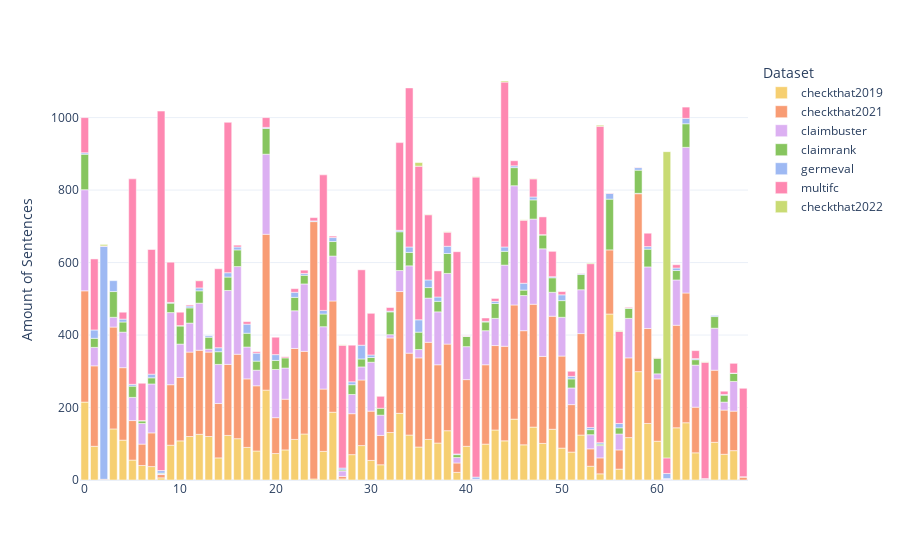
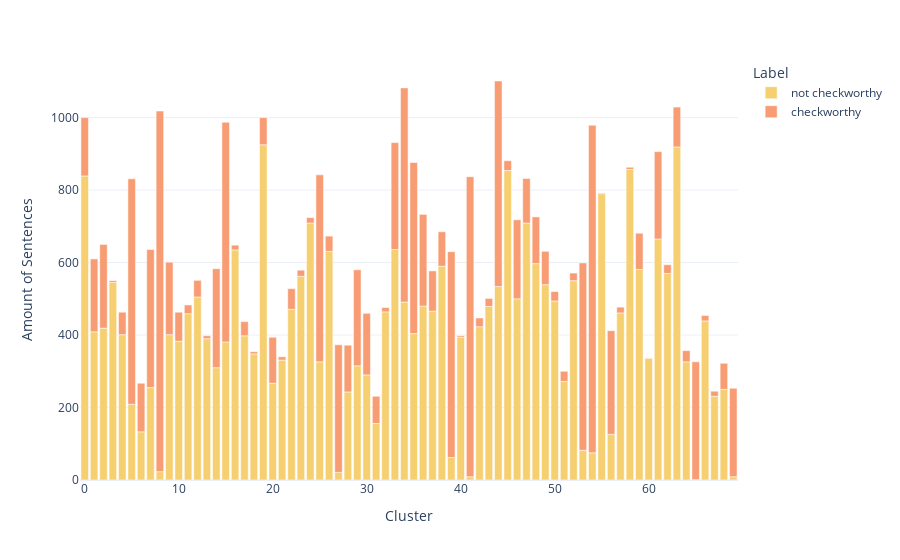

Write notebook code for charts like these, in order.
### Code cell
def plot_test_blend():
        visuals_path = '/home/sami/Claimspotting/Metadata/Visuals/'
        path = '/home/sami/Claimspotting/Datasets/Blended_Testset.csv'
        testset = pd.read_csv(path)
        color_scheme = ['rgb(246, 207, 113)',
                'rgb(248, 156, 116)',
                'rgb(220, 176, 242)',
                'rgb(135, 197, 95)',
                'rgb(158, 185, 243)',
                'rgb(254, 136, 177)',
                'rgb(201, 219, 116)',
                'rgb(139, 224, 164)',
                'rgb(180, 151, 231)',
                'rgb(102, 197, 204)',
                'rgb(179, 179, 179)']
        dct = {1:'checkworthy', 0:'not checkworthy'}
        df_label = testset.groupby(['cluster','Label']).size().reset_index().rename(columns={0:'count'})
        df_label['Label'] = df_label['Label'].apply(lambda x:dct[x])
        df_datasets = testset.groupby(['cluster','dataset']).size().reset_index().rename(columns={0:'count'})
        fig1 = px.bar(df_datasets, 
                x="cluster", 
                y="count", 
                color="dataset", 
                color_discrete_sequence= color_scheme, 
                template="plotly_white",
                orientation='v')
        fig1.update_layout({'xaxis_title':''})
        fig1.update_layout({'yaxis_title':'Amount of Sentences'})
        fig1.update_layout(legend=dict(title="Dataset"))
        fig2 = px.bar(df_label, 
                x="cluster", 
                y="count", 
                color="Label", 
                color_discrete_sequence= color_scheme, 
                template="plotly_white",
                orientation='v')
        fig2.update_layout(legend=dict(title="Label"))
        fig2.update_layout({'xaxis_title':'Cluster'})
        fig2.update_layout({'yaxis_title':'Amount of Sentences'})
        fig1.write_image(visuals_path + "PNG/BlendedTest_Datasets.png", scale=7)
        fig1.write_html(visuals_path + "HTML/BlendedTest_Datasets.html")
        fig2.write_image(visuals_path + "PNG/BlendedTest_Labels.png", scale=7)
        fig2.write_html(visuals_path + "HTML/BlendedTest_Labels.html")
        fig1.show()
        fig2.show()


plot_test_blend()

### Figure 1 — Plotly figure (JSON) as saved in the notebook; plotly's stock layout.template omitted (floating-point values rounded to 4 significant figures)
{"data": [{"alignmentgroup": "True", "hovertemplate": "dataset=checkthat2019<br>cluster=%{x}<br>count=%{y}<extra></extra>", "legendgroup": "checkthat2019", "marker": {"color": "rgb(246, 207, 113)", "pattern": {"shape": ""}}, "name": "checkthat2019", "offsetgroup": "checkthat2019", "orientation": "v", "showlegend": true, "textposition": "auto", "type": "bar", "x": [0, 1, 3, 4, 5, 6, 7, 8, 9, 10, 11, 12, 13, 14, 15, 16, 17, 18, 19, 20, 21, 22, 23, 24, 25, 26, 27, 28, 29, 30, 31, 32, 33, 34, 35, 36, 37, 38, 39, 40, 41, 42, 43, 44, 45, 46, 47, 48, 49, 50, 51, 52, 53, 54, 55, 56, 57, 58, 59, 60, 62, 63, 64, 66, 67, 68], "xaxis": "x", "y": [215, 93, 141, 110, 55, 40, 37, 6, 96, 108, 120, 126, 120, 61, 123, 114, 90, 80, 248, 73, 83, 112, 127, 3, 79, 187, 3, 70, 95, 54, 42, 131, 184, 124, 91, 112, 102, 136, 21, 93, 1, 99, 138, 108, 168, 97, 146, 101, 140, 88, 77, 124, 38, 17, 458, 30, 117, 299, 156, 107, 144, 158, 75, 104, 71, 81], "yaxis": "y"}, {"alignmentgroup": "True", "hovertemplate": "dataset=checkthat2021<br>cluster=%{x}<br>count=%{y}<extra></extra>", "legendgroup": "checkthat2021", "marker": {"color": "rgb(248, 156, 116)", "pattern": {"shape": ""}}, "name": "checkthat2021", "offsetgroup": "checkthat2021", "orientation": "v", "showlegend": true, "textposition": "auto", "type": "bar", "x": [0, 1, 2, 3, 4, 5, 6, 7, 8, 9, 10, 11, 12, 13, 14, 15, 16, 17, 18, 19, 20, 21, 22, 23, 24, 25, 26, 27, 28, 29, 30, 31, 32, 33, 34, 35, 36, 37, 38, 39, 40, 41, 42, 43, 44, 45, 46, 47, 48, 49, 50, 51, 52, 53, 54, 55, 56, 57, 58, 59, 60, 61, 62, 63, 64, 65, 66, 67, 68, 69], "xaxis": "x", "y": [307, 222, 2, 281, 200, 109, 59, 93, 9, 167, 175, 233, 232, 233, 150, 196, 233, 189, 180, 430, 99, 140, 251, 228, 710, 172, 307, 7, 113, 181, 136, 81, 261, 336, 226, 246, 268, 216, 239, 26, 184, 1, 219, 233, 261, 315, 315, 339, 240, 312, 254, 131, 280, 48, 44, 177, 53, 220, 491, 262, 172, 1, 283, 358, 126, 2, 199, 122, 109, 8], "yaxis": "y"}, {"alignmentgroup": "True", "hovertemplate": "dataset=claimbuster<br>cluster=%{x}<br>count=%{y}<extra></extra>", "legendgroup": "claimbuster", "marker": {"color": "rgb(220, 176, 242)", "pattern": {"shape": ""}}, "name": "claimbuster", "offsetgroup": "claimbuster", "orientation": "v", "showlegend": true, "textposition": "auto", "type": "bar", "x": [0, 1, 3, 4, 5, 6, 7, 8, 9, 10, 11, 12, 13, 14, 15, 16, 17, 18, 19, 20, 21, 22, 23, 25, 26, 27, 28, 29, 30, 31, 32, 33, 34, 35, 36, 37, 38, 39, 40, 42, 43, 44, 45, 46, 47, 48, 49, 50, 51, 52, 53, 54, 56, 57, 58, 59, 60, 61, 62, 63, 64, 66, 67, 68], "xaxis": "x", "y": [279, 51, 27, 98, 64, 57, 135, 2, 199, 92, 80, 130, 8, 108, 204, 242, 88, 43, 221, 133, 86, 104, 186, 172, 124, 15, 53, 36, 135, 56, 9, 58, 241, 23, 122, 146, 195, 15, 91, 94, 75, 224, 329, 97, 235, 297, 66, 107, 46, 121, 39, 34, 44, 109, 1, 170, 14, 2, 125, 402, 116, 116, 22, 82], "yaxis": "y"}, {"alignmentgroup": "True", "hovertemplate": "dataset=claimrank<br>cluster=%{x}<br>count=%{y}<extra></extra>", "legendgroup": "claimrank", "marker": {"color": "rgb(135, 197, 95)", "pattern": {"shape": ""}}, "name": "claimrank", "offsetgroup": "claimrank", "orientation": "v", "showlegend": true, "textposition": "auto", "type": "bar", "x": [0, 1, 3, 4, 5, 6, 7, 8, 9, 10, 11, 12, 13, 14, 15, 16, 17, 18, 19, 20, 21, 22, 23, 25, 26, 27, 28, 29, 30, 31, 32, 33, 34, 35, 36, 37, 38, 39, 40, 42, 43, 44, 45, 46, 47, 48, 49, 50, 51, 52, 53, 54, 55, 56, 57, 58, 59, 60, 61, 62, 63, 64, 66, 67, 68], "xaxis": "x", "y": [98, 25, 71, 28, 31, 7, 17, 2, 26, 50, 42, 34, 33, 35, 37, 46, 38, 25, 71, 25, 28, 37, 24, 35, 40, 3, 27, 22, 13, 19, 63, 107, 37, 48, 29, 29, 55, 8, 28, 24, 41, 38, 50, 15, 53, 38, 40, 46, 25, 42, 14, 4, 140, 17, 28, 64, 49, 43, 1, 26, 65, 15, 32, 19, 22], "yaxis": "y"}, {"alignmentgroup": "True", "hovertemplate": "dataset=germeval<br>cluster=%{x}<br>count=%{y}<extra></extra>", "legendgroup": "germeval", "marker": {"color": "rgb(158, 185, 243)", "pattern": {"shape": ""}}, "name": "germeval", "offsetgroup": "germeval", "orientation": "v", "showlegend": true, "textposition": "auto", "type": "bar", "x": [0, 1, 2, 3, 4, 5, 6, 7, 8, 9, 10, 11, 12, 13, 14, 15, 16, 17, 18, 19, 20, 22, 23, 24, 25, 26, 27, 28, 29, 30, 32, 33, 34, 35, 36, 37, 38, 39, 40, 41, 42, 43, 44, 45, 46, 47, 48, 49, 50, 51, 52, 53, 54, 55, 56, 57, 58, 59, 61, 62, 63, 64, 65, 66, 67, 68, 69], "xaxis": "x", "y": [4, 23, 643, 30, 8, 5, 1, 10, 7, 2, 1, 5, 8, 4, 11, 12, 8, 25, 22, 3, 16, 14, 5, 2, 10, 11, 5, 8, 38, 7, 2, 4, 15, 34, 21, 12, 20, 2, 1, 6, 2, 6, 12, 5, 19, 8, 1, 3, 16, 7, 3, 6, 4, 16, 12, 1, 7, 7, 14, 7, 15, 3, 2, 3, 2, 1, 1], "yaxis": "y"}, {"alignmentgroup": "True", "hovertemplate": "dataset=multifc<br>cluster=%{x}<br>count=%{y}<extra></extra>", "legendgroup": "multifc", "marker": {"color": "rgb(254, 136, 177)", "pattern": {"shape": ""}}, "name": "multifc", "offsetgroup": "multifc", "orientation": "v", "showlegend": true, "textposition": "auto", "type": "bar", "x": [0, 1, 2, 4, 5, 6, 7, 8, 9, 10, 11, 12, 14, 15, 16, 17, 18, 19, 20, 21, 22, 23, 24, 25, 26, 27, 28, 29, 30, 31, 32, 33, 34, 35, 36, 37, 38, 39, 40, 41, 42, 43, 44, 45, 46, 47, 48, 49, 50, 51, 52, 53, 54, 55, 56, 57, 58, 59, 60, 61, 62, 63, 64, 65, 67, 68, 69], "xaxis": "x", "y": [97, 196, 1, 19, 567, 103, 344, 992, 111, 37, 3, 20, 218, 415, 5, 7, 4, 27, 48, 3, 10, 9, 9, 374, 4, 339, 101, 208, 115, 33, 10, 242, 439, 424, 180, 72, 39, 558, 1, 828, 9, 8, 455, 14, 174, 50, 49, 70, 9, 14, 1, 452, 873, 1, 254, 2, 1, 37, 1, 43, 9, 31, 22, 321, 9, 27, 244], "yaxis": "y"}, {"alignmentgroup": "True", "hovertemplate": "dataset=checkthat2022<br>cluster=%{x}<br>count=%{y}<extra></extra>", "legendgroup": "checkthat2022", "marker": {"color": "rgb(201, 219, 116)", "pattern": {"shape": ""}}, "name": "checkthat2022", "offsetgroup": "checkthat2022", "orientation": "v", "showlegend": true, "textposition": "auto", "type": "bar", "x": [2, 12, 27, 35, 36, 38, 41, 44, 46, 47, 53, 54, 56, 61, 65], "xaxis": "x", "y": [4, 1, 1, 10, 1, 1, 1, 3, 1, 1, 2, 3, 2, 845, 1], "yaxis": "y"}], "layout": {"barmode": "relative", "legend": {"title": {"text": "Dataset"}, "tracegroupgap": 0}, "margin": {"t": 60}, "xaxis": {"anchor": "y", "domain": [0, 1], "title": {"text": ""}}, "yaxis": {"anchor": "x", "domain": [0, 1], "title": {"text": "Amount of Sentences"}}}}

### Figure 2 — Plotly figure (JSON) as saved in the notebook; plotly's stock layout.template omitted (floating-point values rounded to 4 significant figures)
{"data": [{"alignmentgroup": "True", "hovertemplate": "Label=not checkworthy<br>cluster=%{x}<br>count=%{y}<extra></extra>", "legendgroup": "not checkworthy", "marker": {"color": "rgb(246, 207, 113)", "pattern": {"shape": ""}}, "name": "not checkworthy", "offsetgroup": "not checkworthy", "orientation": "v", "showlegend": true, "textposition": "auto", "type": "bar", "x": [0, 1, 2, 3, 4, 5, 6, 7, 8, 9, 10, 11, 12, 13, 14, 15, 16, 17, 18, 19, 20, 21, 22, 23, 24, 25, 26, 27, 28, 29, 30, 31, 32, 33, 34, 35, 36, 37, 38, 39, 40, 41, 42, 43, 44, 45, 46, 47, 48, 49, 50, 51, 52, 53, 54, 55, 56, 57, 58, 59, 60, 61, 62, 63, 64, 65, 66, 67, 68, 69], "xaxis": "x", "y": [839, 409, 419, 545, 401, 209, 133, 255, 23, 401, 383, 459, 505, 390, 310, 381, 635, 398, 348, 925, 267, 331, 471, 562, 709, 326, 631, 21, 243, 315, 290, 156, 464, 636, 491, 404, 480, 466, 590, 62, 394, 9, 423, 479, 534, 854, 500, 709, 597, 539, 494, 272, 550, 82, 75, 790, 126, 461, 857, 581, 336, 665, 570, 919, 326, 1, 439, 231, 250, 9], "yaxis": "y"}, {"alignmentgroup": "True", "hovertemplate": "Label=checkworthy<br>cluster=%{x}<br>count=%{y}<extra></extra>", "legendgroup": "checkworthy", "marker": {"color": "rgb(248, 156, 116)", "pattern": {"shape": ""}}, "name": "checkworthy", "offsetgroup": "checkworthy", "orientation": "v", "showlegend": true, "textposition": "auto", "type": "bar", "x": [0, 1, 2, 3, 4, 5, 6, 7, 8, 9, 10, 11, 12, 13, 14, 15, 16, 17, 18, 19, 20, 21, 22, 23, 24, 25, 26, 27, 28, 29, 30, 31, 32, 33, 34, 35, 36, 37, 38, 39, 40, 41, 42, 43, 44, 45, 46, 47, 48, 49, 50, 51, 52, 53, 54, 55, 56, 57, 58, 59, 60, 61, 62, 63, 64, 65, 66, 67, 68, 69], "xaxis": "x", "y": [161, 201, 231, 5, 62, 622, 134, 381, 995, 200, 80, 24, 46, 8, 273, 606, 13, 39, 6, 75, 127, 9, 57, 17, 15, 516, 42, 352, 129, 265, 170, 75, 12, 295, 591, 472, 253, 111, 95, 568, 4, 828, 24, 22, 567, 27, 218, 123, 129, 92, 26, 28, 21, 517, 904, 2, 286, 16, 6, 100, 1, 241, 24, 110, 31, 325, 15, 14, 72, 244], "yaxis": "y"}], "layout": {"barmode": "relative", "legend": {"title": {"text": "Label"}, "tracegroupgap": 0}, "margin": {"t": 60}, "xaxis": {"anchor": "y", "domain": [0, 1], "title": {"text": "Cluster"}}, "yaxis": {"anchor": "x", "domain": [0, 1], "title": {"text": "Amount of Sentences"}}}}
